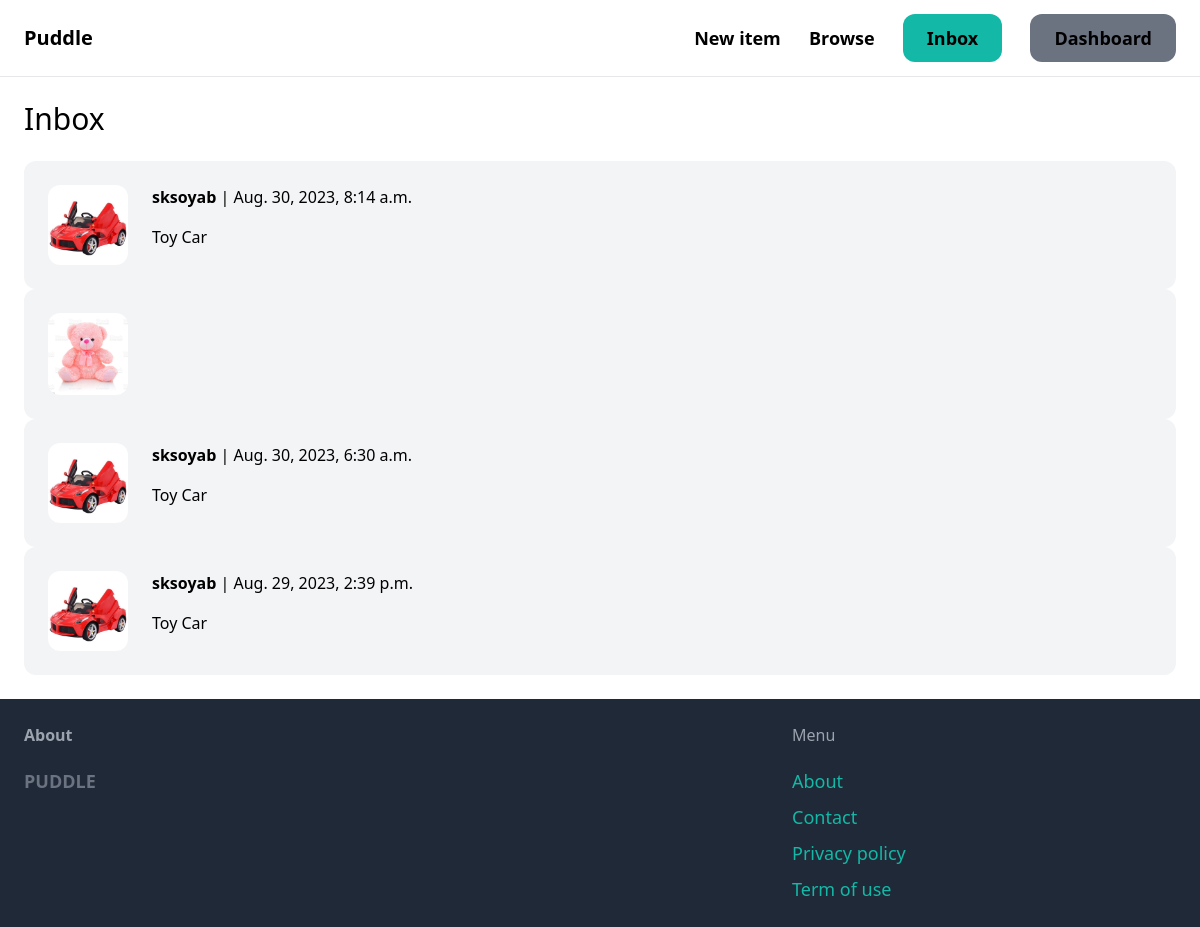
Screenshot of /inbox/ (signed in) with the database file from the repository.
### conversation/models.py (models this page shows)
class Conversation(models.Model):
    item = models.ForeignKey(Item, related_name="conversations", on_delete=models.CASCADE)
    members = models.ManyToManyField(User, related_name='conversations')
    created_at =models.DateTimeField(auto_now_add=True)
    modified_at = models.DateTimeField(auto_now=True)
    class Meta:
        ordering = ('-modified_at',)

### item/models.py (models this page shows, shortened)
class Item(models.Model):
    Category = models.ForeignKey(Category, related_name='items', on_delete=models.CASCADE)
    name = models.CharField(max_length=255)
    description = models.TextField(blank=True, null=True)
    price = models.FloatField()
    image = models.ImageField(upload_to='item_images', blank=True, null=True)
    is_sold = models.BooleanField(default=False)
    created_by = models.ForeignKey(User, related_name="items", on_delete=models.CASCADE)
    created_at = models.DateTimeField(auto_now_add=True)

### conversation/views.py (the view)
# urls.py: path('',views.inbox, name='inbox'),
@login_required
def inbox(request):
    conversations = Conversation.objects.filter(members__in=[request.user.id])
    return render(request, 'conversation/inbox.html',{
        'conversations' : conversations
    })

### conversation/templates/conversation/inbox.html (shortened to what this page needs)
{% extends 'core/base.html' %}
{% block content %}
<h1 class="mb-6 text-3xl">Inbox</h1>
<div class="space-y-6">
    {% for conversation in conversations %}
        <a href="{% url 'conversation:detail' conversation.id %}">
            <div class="p-6 flex bg-gray-100 rounded-xl">
                <div class="pr-6">
                    <img src="{{ conversation.item.image.url }}" class="w-20 rounded-xl">
                </div>
                <div>
                    {% for member in conversation.members.all %}
                        {% if member != request.user %}
                            <p class="mb-4"><strong>{{ member.username }}</strong> | {{ conversation.modified_at }}</P>
                            <p>{{ conversation.item.name }}</P>
                        {% endif %}
                    {% endfor %}
                </div>
            </div>
        </a>
    {% endfor %}
</div>
{% endblock %}

### core/templates/core/base.html (shortened to what this page needs)
<!doctype html>
<html>
    <head>
        <script src="http://cdn.tailwindcss.com"></script>
    </head>
    <body>
        <nav class="py-6 px-6 flex justify-between items-center border-b border-gray-200">
            <a href="/" class="text-xl font-semibold">Puddle</a>
            <div class="space-x-6">
                <a href="{% url 'item:new' %}" class="text-lg font-semibold hover:text-gray-500">New item</a>
                <a href="{% url 'item:items' %}" class="text-lg font-semibold hover:text-gray-500">Browse</a>
                {% if request.user.is_authenticated %}
                    <a href="{% url 'conversation:inbox' %}" class="px-6 py-3 text-lg font-semibold bg-teal-500 text--white rounded-xl hover:bg-teal-700">Inbox</a>
                    <a href="{% url 'dashboard:index' %}" class="px-6 py-3 text-lg font-semibold bg-gray-500 text--white rounded-xl hover:bg-gray-700">Dashboard</a>
                {% else %}
                    <a href="{% url 'core:signup' %}" class="px-6 py-3 text-lg font-semibold bg-teal-500 text--white rounded-xl hover:bg-teal-700">Sign up</a>
                    <a href="{% url 'core:login' %}" class="px-6 py-3 text-lg font-semibold bg-gray-500 text--white rounded-xl hover:bg-gray-700">Log in</a>
                {% endif %}
            </div>
        </nav>
        <div class="px-6 py-6">
           {% block content %}
           {% endblock %}
        </div>
        <footer class="py-6 px-6 flex justify-between bg-gray-800">
            <div class="w-2/3 pr-10">
                <h3 class="mb-5 font-semibold text-gray-400">About</h3>
                <p class="text-lg text-gray-500"><strong>PUDDLE</strong> </P>
            </div>
            <div class="w-1/3">
                <h3 class="mb-5 font-semibond text-gray-400">Menu</h3>
                <ul class="space-y-2">
                    <li><a href="#" class="text-lg text-teal-500 hover:text-teal-700">About</a></li>
                    <li><a href="{% url 'core:contact' %}" class="text-lg text-teal-500 hover:text-teal-700">Contact</a></li>
                    <li><a href="#" class="text-lg text-teal-500 hover:text-teal-700">Privacy policy</a></li>
                    <li><a href="#" class="text-lg text-teal-500 hover:text-teal-700">Term of use</a></li>
                </ul>
    </body>
</html>

### rows the page displays
Conversation: item.image (picture), modified_at "Aug. 30, 2023, 8:14 a.m.", item.name "Toy Car"
Conversation: item.image (picture)
Conversation: item.image (picture), modified_at "Aug. 30, 2023, 6:30 a.m.", item.name "Toy Car"
Conversation: item.image (picture), modified_at "Aug. 29, 2023, 2:39 p.m.", item.name "Toy Car"

### other values shown
{{ member.username }} "sksoyab"
